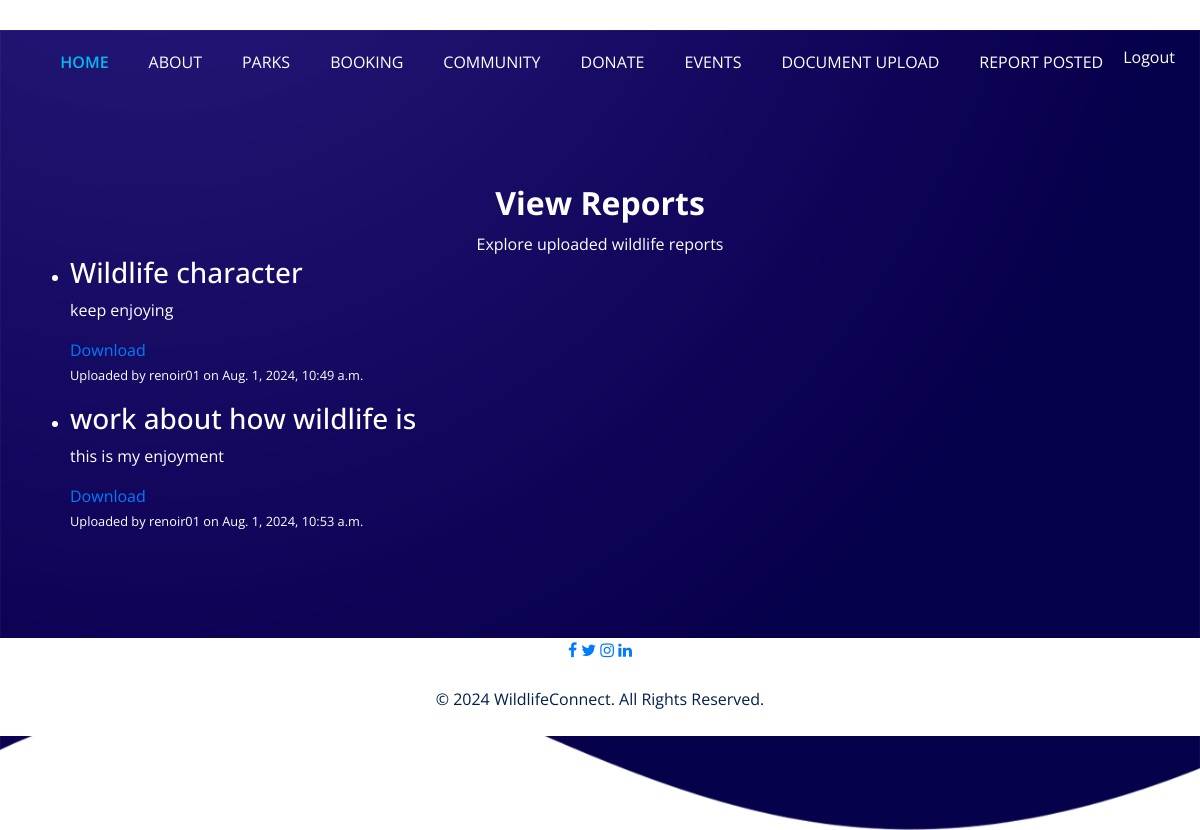
/view_reports (signed in), run on the app's committed database.
### core/models.py (models this page shows, shortened)
class Report(models.Model):
    title = models.CharField(max_length=255)
    description = models.TextField()
    file = models.FileField(upload_to='reports/')
    uploaded_at = models.DateTimeField(auto_now_add=True)
    uploaded_by = models.ForeignKey(settings.AUTH_USER_MODEL, on_delete=models.CASCADE)

class WildLifeUser(AbstractUser):
    USER_TYPE_CHOICES = [
        ('volunteer', 'Volunteer'),
        ('researcher', 'Researcher'),
        ('tourist', 'Tourist'),
    ]
    user_type = models.CharField(max_length=50, choices=USER_TYPE_CHOICES)
    groups = models.ManyToManyField(
        'auth.Group',
        related_name='wildlife_user_groups',
        blank=True
    )
    user_permissions = models.ManyToManyField(
        'auth.Permission',
        related_name='wildlife_user_permissions',
        blank=True
    )

### core/views.py (the view)
# urls.py: path('view_reports', views.view_reports, name='view_reports'),
@login_required
def view_reports(request):
    reports = Report.objects.all()
    return render(request, 'core/view_reports.html', {'reports': reports})

### core/templates/core/view_reports.html (shortened to what this page needs)
<!DOCTYPE html>
<html lang="en">
<head>
  {% load static %}
  <link rel="stylesheet" type="text/css" href="{% static 'css/bootstrap.css' %}" />
  <link href="{% static 'css/font-awesome.min.css' %}" rel="stylesheet" />
  <link href="{% static 'css/style.css' %}" rel="stylesheet" />
  <link href="{% static 'css/responsive.css' %}" rel="stylesheet" />
</head>
<body>
  <header class="header_section">
  </header>
<body>
  <div class="hero_area">
    <div class="hero_bg_box">
    <img src="{% static 'images/hero-bg.png' %}" alt="WildlifeConnect Team">
  </div>
  <header class="header_section">
    <div class="container-fluid">
      <nav class="navbar navbar-expand-lg custom_nav-container">
        <div class="collapse navbar-collapse" id="navbarSupportedContent">
          <ul class="navbar-nav">
            <div class="collapse navbar-collapse" id="navbarSupportedContent">
              <ul class="navbar-nav">
                <li class="nav-item active">
                  <a class="nav-link" href="{% url 'core:home' %}">Home <span class="sr-only">(current)</span></a>
                </li>
                <li class="nav-item">
                  <a class="nav-link" href="{% url 'core:about' %}">About</a>
                </li>
                <li class="nav-item">
                  <a class="nav-link" href="{% url 'core:parks' %}">Parks</a>
                </li>
                <li class="nav-item">
                  <a class="nav-link" href="{% url 'core:booking'%}">Booking</a>
                </li>
                <li class="nav-item">
                  <a class="nav-link" href="{% url 'core:community' %}">Community</a>
                </li>
                <li class="nav-item">
                  <a class="nav-link" href="{% url 'core:donate' %}">Donate</a>
                </li>
                <li class="nav-item">
                  <a class="nav-link" href="{% url 'core:events' %}">Events</a>
                </li>
                <li class="nav-item">
                  <a class="nav-link" href="{% url 'core:upload_report' %}">Document Upload</a>
                </li>
                <li class="nav-item">
                  <a class="nav-link" href="{% url 'core:view_reports' %}">Report Posted</a>
                </li>
                <li class="nav-item">
                  <a href="#" onclick="document.getElementById('logout-form').submit();">Logout</a>
                </li>
          </ul>
        </div>
      </nav>
    </div>
  </header>
  <section class="report_section layout_padding">
    <div class="container">
      <div class="heading_container heading_center">
        <h2>View Reports</h2>
        <p>Explore uploaded wildlife reports</p>
      </div>
      <div class="row">
        <div class="col-md-12">
          <div class="report_container">
            <ul>
              {% for report in reports %}
              <li>
                <h3>{{ report.title }}</h3>
                <p>{{ report.description }}</p>
                <a href="{{ report.file.url }}" download>Download</a>
                <p><small>Uploaded by {{ report.uploaded_by.username }} on {{ report.uploaded_at }}</small></p>
              </li>
              {% endfor %}
            </ul>
          </div>
        </div>
      </div>
    </div>
  </section>
  <footer class="footer_section">
    <div class="container">
      <div class="footer_social">
        <a href="#"><i class="fa fa-facebook"></i></a>
        <a href="#"><i class="fa fa-twitter"></i></a>
        <a href="#"><i class="fa fa-instagram"></i></a>
        <a href="#"><i class="fa fa-linkedin"></i></a>
      </div>
      <div class="footer_bottom">
        <p>&copy; 2024 WildlifeConnect. All Rights Reserved.</p>
      </div>
    </div>
  </footer>
</body>
</html>

### core/static/css/style.css (style rules this page uses)
body { font-family: "Open Sans", sans-serif; color: #0c0c0c; background-color: #ffffff; overflow-x: hidden; }
.layout_padding { padding: 90px 0; }
.heading_container { display: -webkit-box; display: -ms-flexbox; display: flex; -webkit-box-orient: vertical; -webkit-box-direction: normal; -ms-flex-direction: column; flex-direction: column; -webkit-box-align: start; -ms-flex-align: start; align-items: flex-start; }
.heading_container h2 { position: relative; font-weight: bold; margin-bottom: 0; }
.heading_container p { margin-top: 10px; margin-bottom: 0; }
.heading_container.heading_center { -webkit-box-align: center; -ms-flex-align: center; align-items: center; text-align: center; }
a, a:hover, a:focus { text-decoration: none; }
.hero_area { position: relative; min-height: 100vh; display: -webkit-box; display: -ms-flexbox; display: flex; -webkit-box-orient: vertical; -webkit-box-direction: normal; -ms-flex-direction: column; flex-direction: column; }
.hero_area .hero_bg_box { position: absolute; top: 0; left: 0; width: 100%; height: 100%; display: -webkit-box; display: -ms-flexbox; display: flex; -webkit-box-pack: center; -ms-flex-pack: center; justify-content: center; -webkit-box-align: end; -ms-flex-align: end; align-items: flex-end; overflow: hidden; z-index: -1; }
.hero_area .hero_bg_box img { min-width: 100%; min-height: 100%; }
.header_section { padding: 15px 0; }
.header_section .container-fluid { padding-right: 25px; padding-left: 25px; }
.custom_nav-container { padding: 0; }
.custom_nav-container .navbar-nav { margin-left: auto; }
.custom_nav-container .navbar-nav .nav-item .nav-link { padding: 5px 20px; color: #ffffff; text-align: center; text-transform: uppercase; border-radius: 5px; -webkit-transition: all 0.3s; transition: all 0.3s; }
.custom_nav-container .navbar-nav .nav-item:hover .nav-link, .custom_nav-container .navbar-nav .nav-item.active .nav-link { color: #00bbf0; }
.custom_nav-container .navbar-nav .nav-item.active .nav-link { font-weight: 600; }
.footer_section { position: relative; background-color: #ffffff; text-align: center; }
.footer_section p { color: #00204a; padding: 25px 0; margin: 0; }

### core/static/css/responsive.css (style rules this page uses)
@media (min-width: 1200px) { .container { max-width: 1170px; } }

### core/templates/core/view_reports.html (style rules this page uses)
body, .navbar-nav a, .park_item h4, .park_item p, footer { color: white; }

### data on the page
Report: title "Wildlife character", description "keep enjoying", uploaded_by.username "renoir01", uploaded_at "Aug. 1, 2024, 10:49 a.m."
Report: title "work about how wildlife is", description "this is my enjoyment", uploaded_by.username "renoir01", uploaded_at "Aug. 1, 2024, 10:53 a.m."
